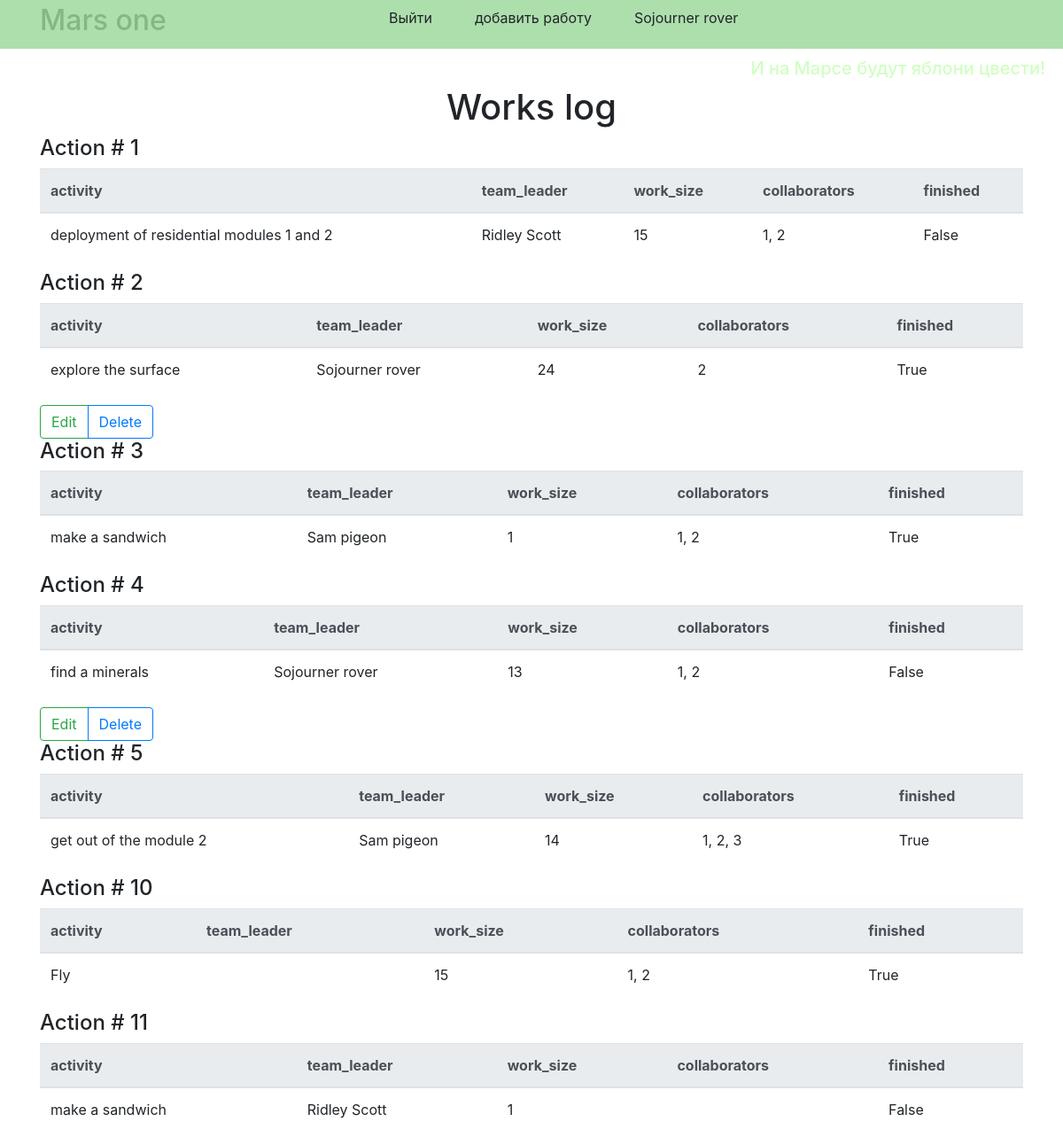
Screenshot of / (signed in) with the database file from the repository.
### data/users.py (models this page shows, shortened)
class User(SqlAlchemyBase, SerializerMixin, UserMixin):
    __tablename__ = 'users'
    id = sqlalchemy.Column(sqlalchemy.Integer,
                           primary_key=True, autoincrement=True)
    surname = sqlalchemy.Column(sqlalchemy.String, nullable=True)
    name = sqlalchemy.Column(sqlalchemy.String, nullable=True)
    age = sqlalchemy.Column(sqlalchemy.Integer, nullable=True)
    position = sqlalchemy.Column(sqlalchemy.String, nullable=True)
    speciality = sqlalchemy.Column(sqlalchemy.String, nullable=True)
    address = sqlalchemy.Column(sqlalchemy.String, nullable=True)
    email = sqlalchemy.Column(sqlalchemy.String,
                              index=True, unique=True, nullable=True)
    hashed_password = sqlalchemy.Column(sqlalchemy.String, nullable=True)
    modified_date = sqlalchemy.Column(sqlalchemy.DateTime,
                                      default=datetime.datetime.now)
    jobs = orm.relation("Job", back_populates='user')

### data/jobs.py (models this page shows)
class Job(SqlAlchemyBase, SerializerMixin):
    __tablename__ = 'jobs'
    id = sqlalchemy.Column(sqlalchemy.Integer,
                           primary_key=True, autoincrement=True)
    team_leader = sqlalchemy.Column(sqlalchemy.Integer,
                                    sqlalchemy.ForeignKey("users.id"))
    job = sqlalchemy.Column(sqlalchemy.String, nullable=True)
    work_size = sqlalchemy.Column(sqlalchemy.Integer, nullable=True)
    collaborators = sqlalchemy.Column(sqlalchemy.String, nullable=True)
    start_date = sqlalchemy.Column(sqlalchemy.String, nullable=True)
    end_date = sqlalchemy.Column(sqlalchemy.String, nullable=True)
    is_finished = sqlalchemy.Column(sqlalchemy.Boolean, default=False)
    user = orm.relation('User')

### main.py (the view)
@app.route("/")
def index():
    session = db_session.create_session()
    jobs = session.query(Job).all()
    return render_template("index.html", jobs=jobs)

### data/db_session.py (called while the page is built)
def create_session() -> Session:
    global __factory
    return __factory()

### main.py (called while the page is built)
@login_manager.user_loader
def load_user(user_id):
    session = db_session.create_session()
    return session.query(User).get(user_id)

### templates/index.html
{% extends "base.html" %}
{% block content %}
<div class="text text-center"><h1>Works log</h1></div>
{% for job in jobs %}
    <h4>Action # {{ job.id }}</h4>
    <table class="table">
      <thead class="thead-light">
        <tr>
          <th scope="col">activity</th>
          <th scope="col">team_leader</th>
          <th scope="col">work_size</th>
          <th scope="col">collaborators</th>
          <th scope="col">finished</th>
        </tr>
      </thead>
      <tbody>
        <tr>
          <td>{{ job.job }}</td>
          <td>{{ job.user.name }} {{ job.user.surname }}</td>
          <td>{{ job.work_size }}</td>
          <td>{{ job.collaborators }}</td>
          <td>{{ job.is_finished }}</td>
        </tr>
      </tbody>
    </table>
  {% if current_user.is_authenticated and current_user == job.user or current_user.id == 1 %}
    <div class="btn-group" role="group" aria-label="Basic example">
      <a href="/job/{{ job.id }}" class="btn btn-outline-success">Edit</a>
      <a href="/Job_delete/{{ job.id }}" class="btn btn-outline-primary">Delete</a>
    </div>
  {% endif %}
{% endfor %}
{% endblock %}

### templates/base.html (shortened to what this page needs)
<!DOCTYPE html>
<html lang="en">
<head>
    <link rel="stylesheet"
          href="https://maxcdn.bootstrapcdn.com/bootstrap/4.4.1/css/bootstrap.min.css">
    <link rel="stylesheet" type="text/css" href="{{ url_for('static', filename='css/style.css') }}" />
    </head>
    <body>
    <header class="flex-container">
        <div class="container">
            <div class="row no-gutters">
                <div class="col-md-4">
                    <div class="color-text-title"><h2>Mars one</h2></div>
                </div>
                <div class="col-auto">
                    <div class="flex-item">
                        {% if current_user.is_authenticated %}
                            <ul class="nav">
                                <li class="nav-item">
                                    <a class="dropdown-item" href="/logout">Выйти</a>
                                </li>
                                <li class="nav-item">
                                    <a class="dropdown-item" href="/add_job">добавить работу</a>
                                </li>
                                <li class="nav-item">
                                    <a class="dropdown-item" href="/">{{ current_user.name }} {{ current_user.surname }}</a>
                                </li>
                            </ul>
                        {% endif %}
                    </div>
                </div>
            </div>
        </div>
    </header>
    <div class="color-text">
        <h5>И на Марсе будут яблони цвести!</h5>
        </div>
    <main role="main" class="container">
        {% block content %}{% endblock %}
    </main>
    </body>
</html>

### static/css/style.css (style rules this page uses)
.color-text { color: #cfffc0; text-align: right; padding-right: 20px; }
.color-text-title { color: #85b686 }
header { width: display; height: 55px; background-color: #addfad; margin-bottom: 10px; }
.flex-container { display: -webkit-flex; -webkit-justify-content: space-between; display: flex; justify-content: space-between; align-items: center; }
.flex-item { -webkit-flex-grow: 1; flex-grow: 1; }

### rows the page displays
User: name "Sojourner", surname "rover"
Job: id "1", job "deployment of residential modules 1 and 2", user.name "Ridley", user.surname "Scott", work_size "15", collaborators "1, 2", is_finished "False"
Job: id "2", job "explore the surface", user.name "Sojourner", user.surname "rover", work_size "24", collaborators "2", is_finished "True"
Job: id "3", job "make a sandwich", user.name "Sam", user.surname "pigeon", work_size "1", collaborators "1, 2", is_finished "True"
Job: id "4", job "find a minerals", user.name "Sojourner", user.surname "rover", work_size "13", collaborators "1, 2", is_finished "False"
Job: id "5", job "get out of the module 2", user.name "Sam", user.surname "pigeon", work_size "14", collaborators "1, 2, 3", is_finished "True"
Job: id "10", job "Fly", work_size "15", collaborators "1, 2", is_finished "True"
Job: id "11", job "make a sandwich", user.name "Ridley", user.surname "Scott", work_size "1", is_finished "False"
